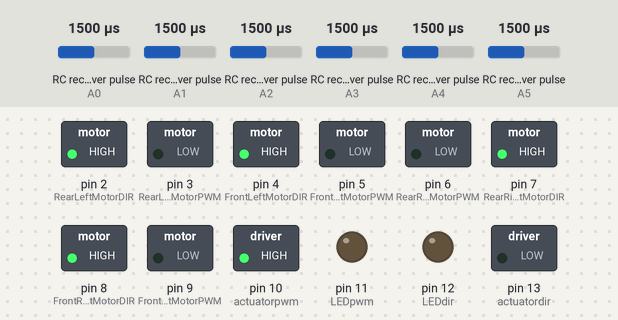
Recording of a sketch running on a simulated Arduino Uno, built with avr-gcc and run on an emulated ATmega328P. On the bench: switched loads named in the sketch (green lamp = pin HIGH), output pins drawn as LEDs (lit = HIGH). Wiring (inferred from the names in the program): 6 × RC receiver channel: data A0 / data A1 / data A2 / data A3 / data A4 / data A5. The inputs (shaded band) are chosen by the test bench; at power-on: RC receiver pulse (sensors on A0, A1, A2, A3, A5, A4) 1500 µs. What the sketch prints to the serial monitor is not drawn.

Above: at 1.2 s.
1.3 s: RC receiver pulse (sensor on A0) set to 1020 µs
At 1.54 s:
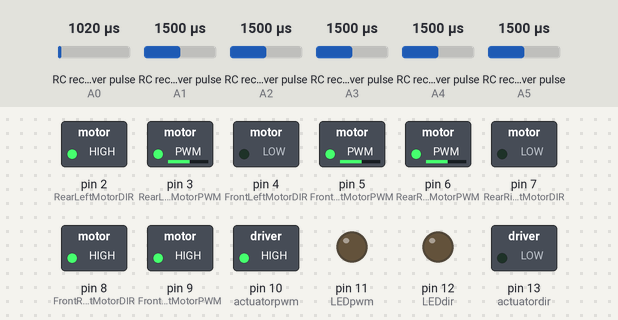
4.3 s: RC receiver pulse (sensor on A1) set to 1020 µs
At 4.52 s:
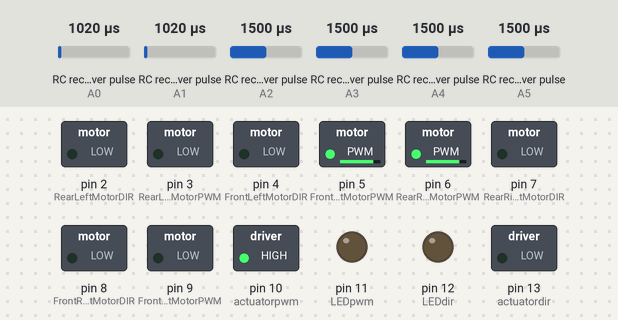
7.3 s: RC receiver pulse (sensor on A2) set to 1020 µs
At 8.4 s:
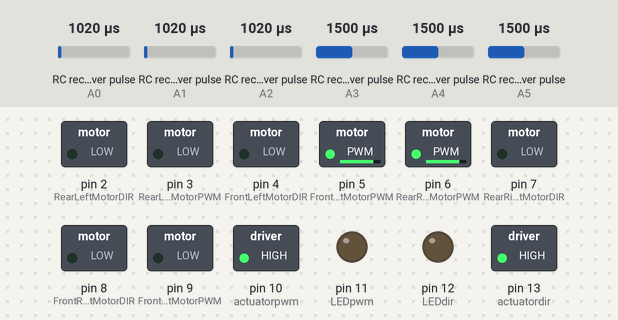
10.3 s: RC receiver pulse (sensor on A3) set to 1020 µs
13.3 s: RC receiver pulse (sensor on A0) set to 1500 µs
At 16.2 s:
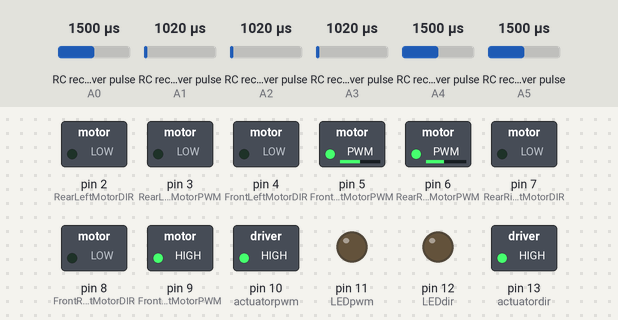
16.3 s: RC receiver pulse (sensor on A5) set to 1020 µs
Timing chart, 0 to 20.3 s (numbered marks = the images above; inputs shaded):
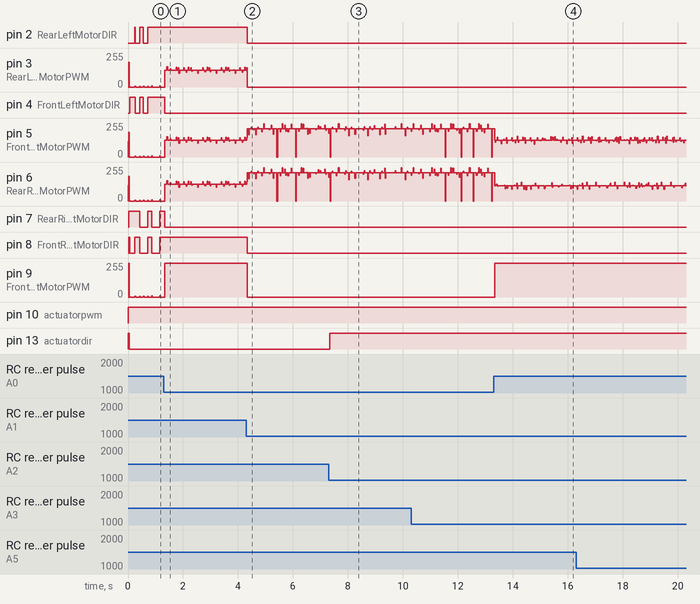

The sketch:

DefenseRobot.ino
```cpp
#include <EnableInterrupt.h>

#define SERIAL_PORT_SPEED 57600
#define RC_NUM_CHANNELS  6

#define RC_CH1  0
#define RC_CH2  1
#define RC_CH3  2
#define RC_CH4  3
#define RC_CH5  4
#define RC_CH6  5

//CONTROLLER RECEIVER INPUT PIN CONNECTION NUMBERS IN ARDUINO BOARD

#define RC_CH1_INPUT  A0
#define RC_CH2_INPUT  A1
#define RC_CH3_INPUT  A2
#define RC_CH4_INPUT  A3
#define RC_CH5_INPUT  A4
#define RC_CH6_INPUT  A5

//MOTOR SPEED AND DIRECTION PIN CONNECTION NUMBERS IN ARDUINO BOARD

#define FrontRightMotorPWM  9
#define FrontRightMotorDIR  8

#define FrontLeftMotorPWM  5
#define FrontLeftMotorDIR  4

#define RearRightMotorPWM  6
#define RearRightMotorDIR  7

#define RearLeftMotorPWM  3
#define RearLeftMotorDIR  2

//Actuator and switch pins
#define actuatordir  13
#define actuatorpwm  10
#define switchpin  0

#define LEDdir  12
#define LEDpwm  11

uint16_t rc_values[RC_NUM_CHANNELS];
uint32_t rc_start[RC_NUM_CHANNELS];
volatile uint16_t rc_shared[RC_NUM_CHANNELS];

void rc_read_values() {
  noInterrupts();
  memcpy(rc_values, (const void *)rc_shared, sizeof(rc_shared));
  interrupts();
}

void calc_input(uint8_t channel, uint8_t input_pin) {
  if (digitalRead(input_pin) == HIGH) {
    rc_start[channel] = micros();
  } else {
    uint16_t rc_compare = (uint16_t)(micros() - rc_start[channel]);
    rc_shared[channel] = rc_compare;
  }
}

void calc_ch1() { calc_input(RC_CH1, RC_CH1_INPUT); }
void calc_ch2() { calc_input(RC_CH2, RC_CH2_INPUT); }
void calc_ch3() { calc_input(RC_CH3, RC_CH3_INPUT); }
void calc_ch4() { calc_input(RC_CH4, RC_CH4_INPUT); }
void calc_ch5() { calc_input(RC_CH5, RC_CH5_INPUT); }
void calc_ch6() { calc_input(RC_CH6, RC_CH6_INPUT); }

bool shootingposition;
bool switchposition;

void setup() {
  // put your setup code here, to run once:
  Serial.begin(SERIAL_PORT_SPEED);

  pinMode(RC_CH1_INPUT, INPUT);
  pinMode(RC_CH2_INPUT, INPUT);
  pinMode(RC_CH3_INPUT, INPUT);
  pinMode(RC_CH4_INPUT, INPUT);
  pinMode(RC_CH5_INPUT, INPUT);
  pinMode(RC_CH6_INPUT, INPUT);

  enableInterrupt(RC_CH1_INPUT, calc_ch1, CHANGE);
  enableInterrupt(RC_CH2_INPUT, calc_ch2, CHANGE);
  enableInterrupt(RC_CH3_INPUT, calc_ch3, CHANGE);
  enableInterrupt(RC_CH4_INPUT, calc_ch4, CHANGE);
  enableInterrupt(RC_CH5_INPUT, calc_ch5, CHANGE);
  enableInterrupt(RC_CH6_INPUT, calc_ch6, CHANGE);

  pinMode(FrontRightMotorPWM, OUTPUT);
  pinMode(FrontRightMotorDIR, OUTPUT);
  pinMode(FrontLeftMotorPWM, OUTPUT);
  pinMode(FrontLeftMotorDIR, OUTPUT);
  pinMode(RearRightMotorPWM, OUTPUT);
  pinMode(RearRightMotorDIR, OUTPUT);
  pinMode(RearLeftMotorPWM, OUTPUT);
  pinMode(RearLeftMotorDIR, OUTPUT);

  analogWrite(FrontRightMotorPWM, 0);
  analogWrite(FrontLeftMotorPWM, 0);
  analogWrite(RearRightMotorPWM, 0);
  analogWrite(RearLeftMotorPWM, 0);

  pinMode(actuatordir, OUTPUT);
  pinMode(actuatorpwm, OUTPUT);
  pinMode(switchpin, INPUT);
  pinMode(LEDdir, OUTPUT);
  pinMode(LEDpwm, OUTPUT);
  digitalWrite(actuatordir, HIGH);
  shootingposition = false;
}

//Bot Movement Function

int pwmchannel1 = 0;
int pwmchannel2 = 0;
int pwmchannel3 = 0;
int pwmchannel4 = 0;

void botmovement(){

  if( rc_values[RC_CH2] > 1470 && rc_values[RC_CH2] < 1520 && rc_values[RC_CH1] > 1470 && rc_values[RC_CH1] < 1520 && rc_values[RC_CH4] > 1470 && rc_values[RC_CH4] < 1520){
    //MIGHT NEED TO MAKE PWNCHANNELS 0 HERE OR IN THE BEGINNING OF THE FUNCTION
    analogWrite(FrontRightMotorPWM, 0);
    analogWrite(FrontLeftMotorPWM, 0);
    analogWrite(RearRightMotorPWM, 0);
    analogWrite(RearLeftMotorPWM, 0);
    }

//Spinning Left
    else if( rc_values[RC_CH2] > 1470 && rc_values[RC_CH2] < 1520 && rc_values[RC_CH1] > 1470 && rc_values[RC_CH1] < 1520 && rc_values[RC_CH4] < 1470){
    pwmchannel4 = map(rc_values[RC_CH4], 1470, 1160, 0, 255);
    digitalWrite(FrontRightMotorDIR, HIGH);
    digitalWrite(FrontLeftMotorDIR, LOW);
    digitalWrite(RearRightMotorDIR, HIGH);
    digitalWrite(RearLeftMotorDIR, LOW);
    analogWrite(FrontRightMotorPWM, pwmchannel4);
    analogWrite(FrontLeftMotorPWM, pwmchannel4);
    analogWrite(RearRightMotorPWM, pwmchannel4);
    analogWrite(RearLeftMotorPWM, pwmchannel4);
    }

    //Spinning Right
    else if( rc_values[RC_CH2] > 1470 && rc_values[RC_CH2] < 1520 && rc_values[RC_CH1] > 1470 && rc_values[RC_CH1] < 1520 && rc_values[RC_CH4] > 1520){
    pwmchannel4 = map(rc_values[RC_CH4], 1520, 1870, 0, 255);
    digitalWrite(FrontRightMotorDIR, LOW);
    digitalWrite(FrontLeftMotorDIR, HIGH);
    digitalWrite(RearRightMotorDIR, LOW);
    digitalWrite(RearLeftMotorDIR, HIGH);
    analogWrite(FrontRightMotorPWM, pwmchannel4);
    analogWrite(FrontLeftMotorPWM, pwmchannel4);
    analogWrite(RearRightMotorPWM, pwmchannel4);
    analogWrite(RearLeftMotorPWM, pwmchannel4);
    }

 //Forward ; all motors spin forward

  else if(rc_values[RC_CH2] > 1520 && rc_values[RC_CH1] > 1350 && rc_values[RC_CH1] < 1650 && rc_values[RC_CH4] > 1470 && rc_values[RC_CH4] < 1520){
    pwmchannel2 = map(rc_values[RC_CH2], 1520, 1790, 0, 255);
    //pwmchannel2 = (RC_CH2/1996)*255;
    digitalWrite(FrontRightMotorDIR, HIGH);
    digitalWrite(FrontLeftMotorDIR, HIGH);
    digitalWrite(RearRightMotorDIR, HIGH);
    digitalWrite(RearLeftMotorDIR, HIGH);
    analogWrite(FrontRightMotorPWM, pwmchannel2);
    analogWrite(FrontLeftMotorPWM, pwmchannel2);
    analogWrite(RearRightMotorPWM, pwmchannel2);
    analogWrite(RearLeftMotorPWM, pwmchannel2);

    }

//Backward
//(rc_values[RC_CH2] < 1500))
  else if (rc_values[RC_CH2] < 1470 && rc_values[RC_CH1] > 1350 && rc_values[RC_CH1] < 1650 && rc_values[RC_CH4] > 1470 && rc_values[RC_CH4] < 1520){
    pwmchannel2 = map(rc_values[RC_CH2], 1470, 1170, 0, 255);
    //pwmchannel2 = (RC_CH2 - 1470) * (255 - 0) / (1000 - 1470) + 0;
    digitalWrite(FrontRightMotorDIR, LOW);
    digitalWrite(FrontLeftMotorDIR, LOW);
    digitalWrite(RearRightMotorDIR, LOW);
    digitalWrite(RearLeftMotorDIR, LOW);
    analogWrite(FrontRightMotorPWM, pwmchannel2);
    analogWrite(FrontLeftMotorPWM, pwmchannel2);
    analogWrite(RearRightMotorPWM, pwmchannel2);
    analogWrite(RearLeftMotorPWM, pwmchannel2);

    }

//Turning Left Forward
  else if (rc_values[RC_CH2] > 1520 && rc_values[RC_CH1] > 1350 && rc_values[RC_CH1] < 1650 && rc_values[RC_CH4] < 1470){
    pwmchannel2 = map(rc_values[RC_CH2], 1520, 1790, 0, 255);
    pwmchannel4 = map(rc_values[RC_CH4], 1470, 1160, 0, 255);
    //pwmchannel2 = (RC_CH2 - 1470) * (255 - 0) / (1000 - 1470) + 0;
    digitalWrite(FrontRightMotorDIR, HIGH);
    digitalWrite(FrontLeftMotorDIR, HIGH);
    digitalWrite(RearRightMotorDIR, HIGH);
    digitalWrite(RearLeftMotorDIR, HIGH);
    analogWrite(FrontRightMotorPWM, pwmchannel2);
    analogWrite(FrontLeftMotorPWM, pwmchannel2);
    analogWrite(RearRightMotorPWM, pwmchannel4);
    analogWrite(RearLeftMotorPWM, 0);

    }

//Turning Right Forward
  else if (rc_values[RC_CH2] > 1520 && rc_values[RC_CH1] > 1350 && rc_values[RC_CH1] < 1650 && rc_values[RC_CH4] > 1520){
    pwmchannel2 = map(rc_values[RC_CH2], 1520, 1790, 0, 255);
    pwmchannel4 = map(rc_values[RC_CH4], 1520, 1870, 0, 255);
    //pwmchannel2 = (RC_CH2 - 1470) * (255 - 0) / (1000 - 1470) + 0;
    digitalWrite(FrontRightMotorDIR, HIGH);
    digitalWrite(FrontLeftMotorDIR, HIGH);
    digitalWrite(RearRightMotorDIR, HIGH);
    digitalWrite(RearLeftMotorDIR, HIGH);
    analogWrite(FrontRightMotorPWM, pwmchannel2);
    analogWrite(FrontLeftMotorPWM, pwmchannel2);
    analogWrite(RearRightMotorPWM, 0);
    analogWrite(RearLeftMotorPWM, pwmchannel4);

    }

//Turning Left Backward
  else if (rc_values[RC_CH2] < 1470 && rc_values[RC_CH1] > 1350 && rc_values[RC_CH1] < 1650 && rc_values[RC_CH4] < 1470){
    pwmchannel2 = map(rc_values[RC_CH2], 1470, 1170, 0, 255);
    pwmchannel4 = map(rc_values[RC_CH4], 1470, 1160, 0, 255);
    //pwmchannel2 = (RC_CH2 - 1470) * (255 - 0) / (1000 - 1470) + 0;
    digitalWrite(FrontRightMotorDIR, LOW);
    digitalWrite(FrontLeftMotorDIR, LOW);
    digitalWrite(RearRightMotorDIR, LOW);
    digitalWrite(RearLeftMotorDIR, LOW);
    analogWrite(FrontRightMotorPWM, pwmchannel2);
    analogWrite(FrontLeftMotorPWM, pwmchannel2);
    analogWrite(RearRightMotorPWM, pwmchannel4);
    analogWrite(RearLeftMotorPWM, 0);

    }

//Turning Right Backward
  else if (rc_values[RC_CH2] < 1470 && rc_values[RC_CH1] > 1350 && rc_values[RC_CH1] < 1650 && rc_values[RC_CH4] > 1520){
    pwmchannel2 = map(rc_values[RC_CH2], 1470, 1170, 0, 255);
    pwmchannel4 = map(rc_values[RC_CH4], 1520, 1870, 0, 255);
    //pwmchannel2 = (RC_CH2 - 1470) * (255 - 0) / (1000 - 1470) + 0;
    digitalWrite(FrontRightMotorDIR, LOW);
    digitalWrite(FrontLeftMotorDIR, LOW);
    digitalWrite(RearRightMotorDIR, LOW);
    digitalWrite(RearLeftMotorDIR, LOW);
    analogWrite(FrontRightMotorPWM, pwmchannel2);
    analogWrite(FrontLeftMotorPWM, pwmchannel2);
    analogWrite(RearRightMotorPWM, 0);
    analogWrite(RearLeftMotorPWM, pwmchannel4);

    }

//Strafe Left
  else if(rc_values[RC_CH1] < 1470 && rc_values[RC_CH2] > 1350 && rc_values[RC_CH2] < 1650){
    pwmchannel1 = map(rc_values[RC_CH1], 1470, 1170, 0, 255);
    digitalWrite(FrontRightMotorDIR, HIGH);
    digitalWrite(FrontLeftMotorDIR, LOW);
    digitalWrite(RearRightMotorDIR, LOW);
    digitalWrite(RearLeftMotorDIR, HIGH);
    analogWrite(FrontRightMotorPWM, pwmchannel1);
    analogWrite(FrontLeftMotorPWM, pwmchannel1);
    analogWrite(RearRightMotorPWM, pwmchannel1);
    analogWrite(RearLeftMotorPWM, pwmchannel1);

    }

//Strafe Right
  else if (rc_values[RC_CH1] > 1520 && rc_values[RC_CH2] > 1350 && rc_values[RC_CH2] < 1650){

    pwmchannel1 = map(rc_values[RC_CH1], 1520, 1900, 0, 255);
    digitalWrite(FrontRightMotorDIR, LOW);
    digitalWrite(FrontLeftMotorDIR, HIGH);
    digitalWrite(RearRightMotorDIR, HIGH);
    digitalWrite(RearLeftMotorDIR, LOW);
    analogWrite(FrontRightMotorPWM, pwmchannel1);
    analogWrite(FrontLeftMotorPWM, pwmchannel1);
    analogWrite(RearRightMotorPWM, pwmchannel1);
    analogWrite(RearLeftMotorPWM, pwmchannel1);
    }

//Forward-Left Diagonal
  else if(rc_values[RC_CH2] > 1650 && rc_values[RC_CH1] < 1350){

    //pwmchannel1 = map(RC_CH1, 1500, 1996, 0, 255);
    pwmchannel2 = map(rc_values[RC_CH2], 1650, 1790, 0, 255);
    //digitalWrite(FrontRightMotorDIR, HIGH);
    digitalWrite(FrontRightMotorDIR, HIGH);
    digitalWrite(RearLeftMotorDIR, HIGH);
    //digitalWrite(RearLeftMotorDIR, HIGH);
    analogWrite(FrontRightMotorPWM, pwmchannel2);
    analogWrite(FrontLeftMotorPWM, 0);
    analogWrite(RearRightMotorPWM, 0);
    analogWrite(RearLeftMotorPWM, pwmchannel2);
    }

//Forward-Right Diagonal
  else if(rc_values[RC_CH2] > 1650 && rc_values[RC_CH1] > 1650){

    //pwmchannel1 = map(RC_CH1, 1996, 1500, 0, 255);
    pwmchannel2 = map(rc_values[RC_CH2], 1650, 1790, 0, 255);
    digitalWrite(FrontLeftMotorDIR, HIGH);
    //digitalWrite(FrontLeftMotorDIR, LOW);
    //digitalWrite(RearRightMotorDIR, LOW);
    digitalWrite(RearRightMotorDIR, HIGH);
    analogWrite(FrontRightMotorPWM, 0);
    analogWrite(FrontLeftMotorPWM, pwmchannel2);
    analogWrite(RearRightMotorPWM, pwmchannel2);
    analogWrite(RearLeftMotorPWM, 0);
    }

//Backward-Left Diagonal
  else if(rc_values[RC_CH2] < 1350 && rc_values[RC_CH1] < 1350){
    //pwmchannel1 = map(RC_CH1, 1500, 1000, 0, 255);
    pwmchannel2 = map(rc_values[RC_CH2], 1350, 1170, 0, 255);
    digitalWrite(FrontRightMotorDIR, LOW);
    //digitalWrite(FrontLeftMotorDIR, LOW);
    //digitalWrite(RearRightMotorDIR, LOW);
    digitalWrite(RearLeftMotorDIR, LOW);
    analogWrite(FrontRightMotorPWM, 0);
    analogWrite(FrontLeftMotorPWM, pwmchannel2);
    analogWrite(RearRightMotorPWM, pwmchannel2);
    analogWrite(RearLeftMotorPWM, 0);

    }

//Backward-Right Diagonal
//(rc_values[RC_CH2] < 1495 && rc_values[RC_CH1] > 1510)
  else {

    //pwmchannel1 = map(RC_CH1, 1500, 1000, 0, 255);
    pwmchannel2 = map(rc_values[RC_CH2], 1350, 1170, 0, 255);
    digitalWrite(FrontRightMotorDIR, LOW);
    //digitalWrite(FrontLeftMotorDIR, LOW);
    //digitalWrite(RearRightMotorDIR, LOW);
    digitalWrite(RearLeftMotorDIR, LOW);
    analogWrite(FrontRightMotorPWM, pwmchannel2);
    analogWrite(FrontLeftMotorPWM, 0);
    analogWrite(RearRightMotorPWM, 0);
    analogWrite(RearLeftMotorPWM, pwmchannel2);
    }
   /*IF WE WANT REGULAR TURNING LIKE NORMAL CAR WHEELS, THEN DIAGONAL COMMANDS WILL ONLY BE SATISFIED WITH A CHECK LIKE
   THIS FOR //Forward-Left Diagonal
   else if(rc_values[RC_CH2] > 1900 && rc_values[RC_CH1] < 1100)
   THIS IS ESSENTIALLY CHECKING IF THE CONTROLLER STICK IS AT THE UPPER-LEFT MOST CORNER*/
}

//Actuator Shooting Mechanism
void shootingmechanism(){
  switchposition = digitalRead(switchpin);

  if(rc_values[RC_CH3] < 1040 && !shootingposition){
    digitalWrite(actuatordir, HIGH);
    analogWrite(actuatorpwm, 255);
  }

  if(switchposition){
    analogWrite(actuatorpwm, 0);
    digitalWrite(LEDdir, HIGH);
    analogWrite(LEDpwm, 255);
    shootingposition = true;
  }

  if(rc_values[RC_CH3] > 1060 && shootingposition){
    //turn on the motor for a certain amout of time until it touches the end and lets the string shoot the ball
    //make sure the actuator goes back to the fully extended position
    digitalWrite(actuatordir, HIGH);
    analogWrite(actuatorpwm, 255);
    //The motor needs to run until the string releases before shootingposition is set to false
    //We can either use timer library or a dirty method with a for loop
    //for(int i = 0; i < 1000000000000; i++){
    //  digitalWrite(actuatorpin, HIGH);
    //  analogWrite(actuatorpin, 255);
    //}
    delay(2000);
    digitalWrite(LEDdir, HIGH);
    analogWrite(LEDpwm, 0);
    shootingposition = false;
  }

  if(rc_values[RC_CH3] > 1060 && !shootingposition){
    //turn on the motor in opposite direction for a certain amout of time until it touches the end and lets the string shoot the ball
    //make sure the actuator goes back to the fully extended position
    digitalWrite(actuatordir, LOW);
    analogWrite(actuatorpwm, 255);
  }

}

void loop() {

  rc_read_values();

  //Print controller channel values
  Serial.print("CH1:"); Serial.print(rc_values[RC_CH1]); Serial.print("\t");
  Serial.print("CH2:"); Serial.print(rc_values[RC_CH2]); Serial.print("\t");
  Serial.print("CH3:"); Serial.print(rc_values[RC_CH3]); Serial.print("\t");
  Serial.print("CH4:"); Serial.print(rc_values[RC_CH4]); Serial.print("\t");
  Serial.print("CH5:"); Serial.print(rc_values[RC_CH5]); Serial.print("\t");
  Serial.print("CH6:"); Serial.println(rc_values[RC_CH6]);

  Serial.println(switchposition);

  botmovement();
  shootingmechanism();

}
```

Measured:
- after the input at 1.3 s, pin 2 (RearLeftMotorDIR), pin 8 (FrontRightMotorDIR): stops changing and stays HIGH
- after the input at 4.3 s, pin 2 (RearLeftMotorDIR), pin 8 (FrontRightMotorDIR): HIGH → LOW at once; pin 9 (FrontRightMotorPWM): 255/255 → 0/255 at once
- after the input at 7.3 s, pin 13 (actuatordir): LOW → HIGH at once
- after the input at 13.3 s, pin 9 (FrontRightMotorPWM): 0/255 → 255/255 at once
